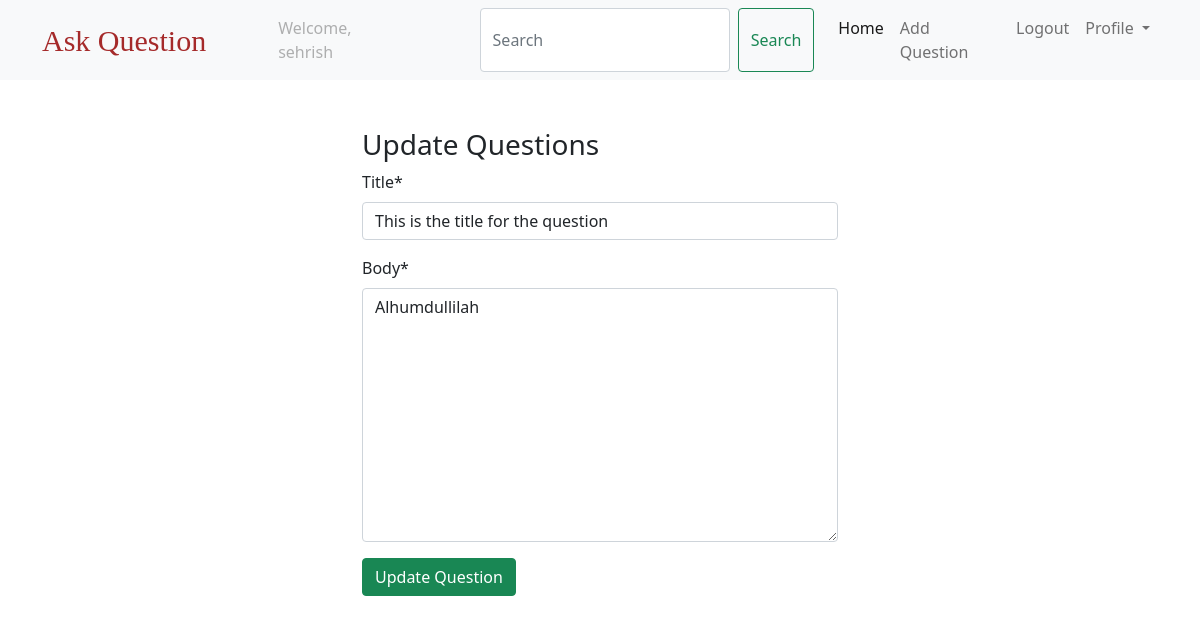
The app's page /update/this-is-the-title-for-the-question/ (signed in) with its own data.
### users/models.py (models this page shows)
class CustomUser(AbstractUser):
    pass

### questions/models.py (models this page shows, shortened)
class Question(models.Model):
    created_at = models.DateTimeField(auto_now_add=True)
    title = models.CharField(max_length=250)
    body = models.TextField()
    slug = models.SlugField(max_length=250, unique=True)
    author = models.ForeignKey(
        settings.AUTH_USER_MODEL, on_delete=models.CASCADE, related_name="questions"
    )

### questions/views.py (the view)
# urls.py: path("update/<slug:slug>/", update_question, name="update_question"),
@login_required
def update_question(request, slug):
    question = get_object_or_404(Question, slug=slug)
    form = QuestionUpdateForm(request.POST or None, instance=question)
    if form.is_valid():
        form.save()
        return redirect("qlist")
    return render(request, "update.html", {"form": form})

### questions/forms.py
class QuestionUpdateForm(forms.ModelForm):
    class Meta:
        model = Question
        fields = ("title", "body")

### templates/update.html (shortened to what this page needs)
{% extends 'base.html' %}
{% load crispy_forms_tags %}
 {% block body %}
   <div class="container mt-5 update-style">
       <h3>Update Questions</h3>
       <form action="" method="post" novalidate>
           {{ form | crispy }}
           <input type="submit"
           value="Update Question"
           class="btn btn-success"
           />
       </form>
   </div>
 {% endblock %}

### templates/navbar.html (shortened to what this page needs)
<nav class="navbar navbar-expand-lg navbar-light bg-light">
  <div class="container">
    <a class="navbar-brand text-style" href="{% url 'qlist' %}">Ask Question</a>
    <div class="collapse navbar-collapse" id="navbarSupportedContent">
      <ul class="navbar-nav me-auto mb-2 mb-lg-0">
        {% if request.user.is_authenticated %}
        <li class="nav-item mx-5">
          <a class="nav-link disabled">Welcome, {{request.user.username}}</a>
        </li>
        <form class="d-flex mx-3">
          <input
            class="form-control me-2"
            type="search"
            placeholder="Search"
            aria-label="Search"
            name="q"
          />
          <button class="btn btn-outline-success" type="submit">Search</button>
        </form>
        <li class="nav-item">
          <a class="nav-link active" aria-current="page" href="{% url 'qlist' %}">Home</a>
        </li>
        <li class="nav-item">
          <a class="nav-link" href="{% url 'create_question'%}">Add Question</a>
        </li>
        <li class="nav-item">
          <a class="nav-link" href="{% url 'logout' %}">Logout</a>
        </li>
        <li class="nav-item dropdown">
          <a
            class="nav-link dropdown-toggle"
            href="#"
            id="navbarDropdown"
            role="button"
            data-bs-toggle="dropdown"
            aria-expanded="false"
          >
            Profile
          </a>
        </li>
        {% endif %}
      </ul>
    </div>
  </div>
</nav>

### templates/navbar.html (style rules this page uses)
.text-style { font-size: 30px !important; font-family: fantasy !important; color: brown !important; }

### templates/update.html (style rules this page uses)
.update-style { width: 500px; height: auto }

### records on screen
CustomUser: user.username "sehrish"
Question: title "This is the title for the question", body "Alhumdullilah"
